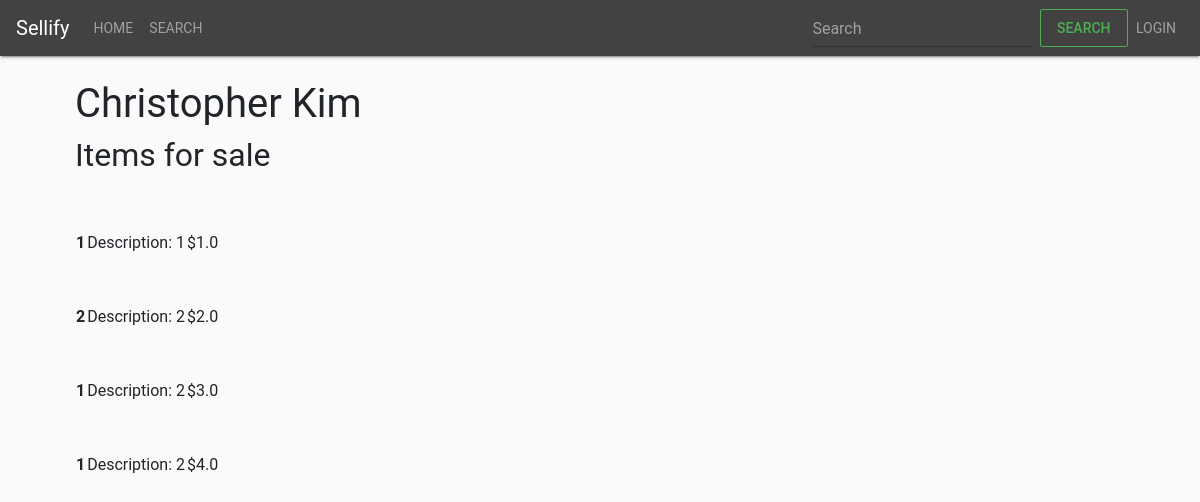
The app's page /sale/9 with its own data.
### app/models.py (models this page shows, shortened)
class Sale(db.Model):
    id = db.Column(db.Integer,primary_key=True)
    name = db.Column(db.String(140),index=True)
    description = db.Column(db.String(512))
    post_date = db.Column(db.String(140), index=True,default=datetime.utcnow)
    start_date = db.Column(db.String(140), index=True)
    end_date = db.Column(db.String(140), index=True)
    zipcode = db.Column(db.String(10))
    address_1 = db.Column(db.String(140),index=True)
    address_2 = db.Column(db.String(140),index=True)
    user_id = db.Column(db.Integer, db.ForeignKey('user.id'))
    items = db.relationship('Item',backref='sale',lazy='dynamic')

class Item(db.Model):
    id = db.Column(db.Integer,primary_key=True)
    name = db.Column(db.String(140),index=True)
    description = db.Column(db.String(512),index=True)
    price = db.Column(db.Float(), index=True)
    sale_id = db.Column(db.Integer,db.ForeignKey('sale.id'))

### app/routes.py (the view)
@app.route('/sale/<id>')
def sale(id):
    sale = Sale.query.filter_by(id=id).first()
    items = sale.items
    return render_template('/sales/sale.html',sale=sale,items=items,user=current_user)

### app/routes.py (called while the page is built)
@app.before_request
def before_request():
    if current_user.is_authenticated:
        current_user.last_seen = datetime.utcnow()
        db.session.commit()

### app/templates/sales/sale.html (shortened to what this page needs)
{% extends "base.html" %}
{% block app_content %}
    <div class="container">
        <h1>
            {{ sale.name }}
        </h1>
    </div>
    <div class="container">
        <h2>Items for sale</h2>
        {% for item in items %}
            {% include '/sales/_item.html' %}
        {% endfor %}
    </div>
{% endblock %}

### app/templates/sales/_item.html
<table>
        <tr valign="top">
            <td><b>{{ item.name }}</b></td>
            <br>
            <td> Description: {{ item.description}} </td>
            <br>
            <td>${{item.price}}</td>
        </tr>
</table>

### app/static/css/starter-template.css (style rules this page uses)
body { padding-top: 5rem; }

### records on screen
Sale: name "Christopher Kim"
Item: name "1", description "1", price "1.0"
Item: name "2", description "2", price "2.0"
Item: name "1", description "2", price "3.0"
Item: name "1", description "2", price "4.0"
